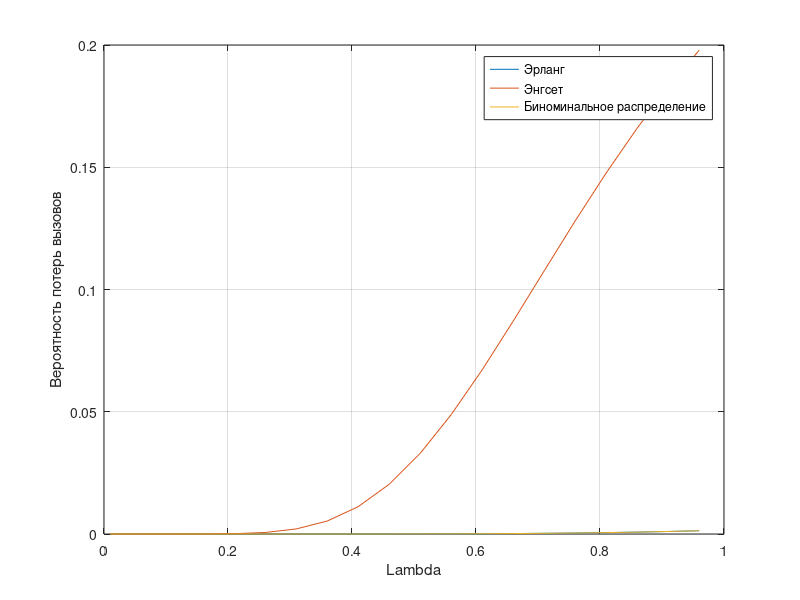
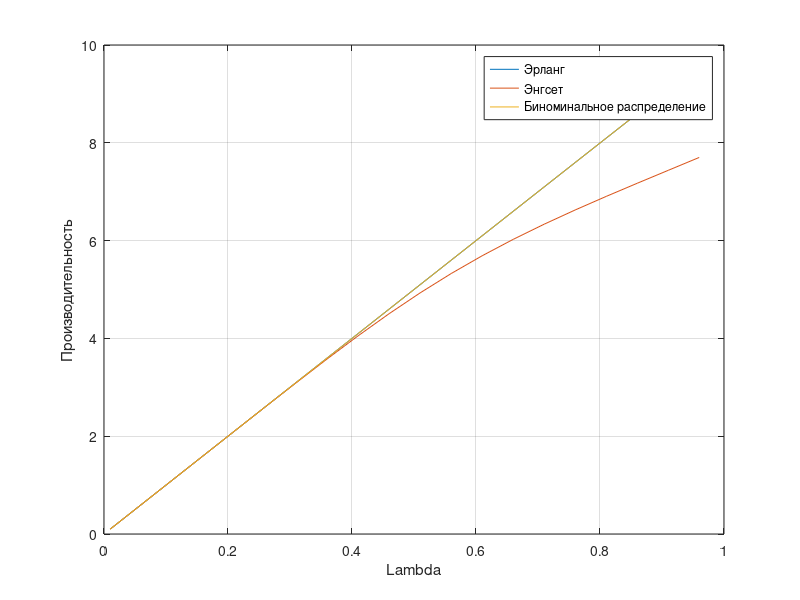
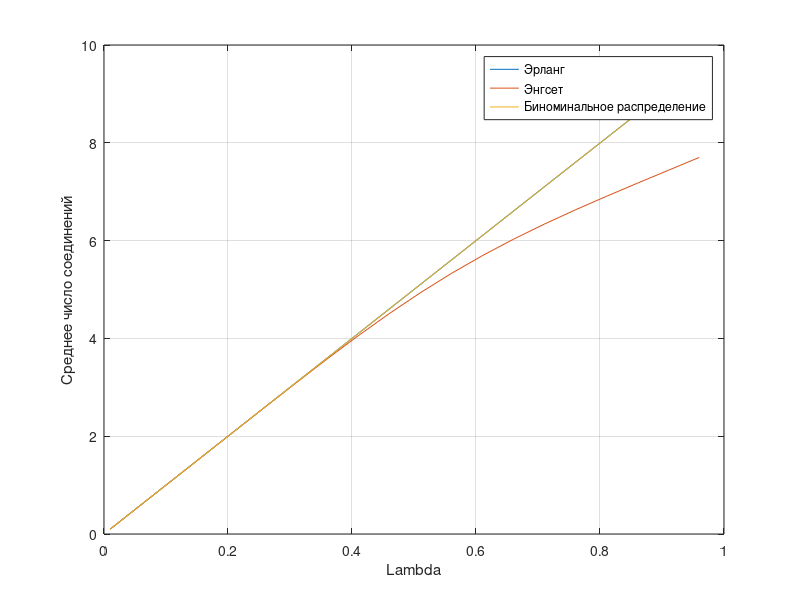

MATLAB code to generate these figures, in order:
clc;
clear all;
close all;
 
%начальные значения и переменные
 
l_left = 0.01;
l_right = 1;
delta_l = 0.05;
M = 10;
N = 10;
m = 0.9;
 
%1
X1 = factorial(M)/(factorial(N)*factorial(M-N));
k = 0;
X = l_left;
 
while(X < l_right)
    X2 = (X/m)^N;
    S = 0;
    Y = 0;
    while(Y <= N)
        Y2 = (X/m)^Y;
        Y1 = factorial(M)/(factorial(Y)*factorial(M-Y));
        S = S + Y1*Y2;
        Y = Y + 1;
    end
    P1_k(k+1) = X1*(X2/S);
    G1_k(k+1) = X*M*(1 - P1_k(k+1));
    E1_k(k+1) = (X*M/m)*(1-P1_k(k+1));
    XX_k = X;
    X = X+ delta_l;
    k = k + 1;
end
 

%2
k = 0;
X = l_left;
 
while(X < l_right)
    X2 = ((X*M/m)^N)/factorial(N);
    S = 0;
    Y = 0;
    while(Y <= (N+1))
        Y2 = ((X*M/m)^Y)/factorial(Y);
        S = S + Y2;
        Y = Y + 1;
    end
    P2_k(k+1) = X2/S;
    G2_k(k+1) = X*M*(1 - P2_k(k+1));
    E2_k(k+1) = (X*M/m)*(1-P2_k(k+1));
    X = X + delta_l;
    k = k + 1;
end
 
%3
X1 = factorial(M)/(factorial(N)*factorial(M-N));
k = 0;
X = l_left;
 
while(X < l_right)
    X2 = (X/(m+X))^N;
    Y2 = (1-(X/(m+X)))^(M-N);
    P3_k(k+1) = X1*X2*Y2;
    G3_k(k+1) = X*M*(1 - P3_k(k+1));
    E3_k(k+1) = (X*M/m)*(1-P3_k(k+1));
    X = X + delta_l;
    k = k + 1;
end
 
figure(1);
plot(l_left:delta_l:l_right, P1_k, l_left:delta_l:l_right, P2_k, l_left:delta_l:l_right, P3_k);
grid on;
ylabel('Вероятность потерь вызовов');
xlabel('Lambda');
legend('Эрланг', 'Энгсет', 'Биноминальное распределение')
 
figure(2);
plot(l_left:delta_l:l_right, G1_k, l_left:delta_l:l_right, G2_k, l_left:delta_l:l_right, G3_k);
grid on;
ylabel('Производительность');
xlabel('Lambda');
legend('Эрланг', 'Энгсет', 'Биноминальное распределение')
 
figure(3);
plot(l_left:delta_l:l_right, G1_k, l_left:delta_l:l_right, G2_k, l_left:delta_l:l_right, G3_k);
grid on;
ylabel('Среднее число соединений');
xlabel('Lambda');
legend('Эрланг', 'Энгсет', 'Биноминальное распределение')